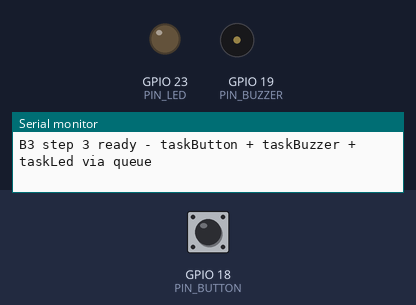
Recording of a program running on a simulated ESP32. On the bench: output pins drawn as LEDs (lit = HIGH), buzzer (waves = sounding), the last lines printed to the serial monitor. Inputs (shaded band) come from the test bench; at power-on: GPIO 18 (PIN_BUTTON) HIGH.

Above: at 1.2 s.
1.3 s: GPIO 18 (PIN_BUTTON) pulled LOW for 0.15 s
At 1.55 s:
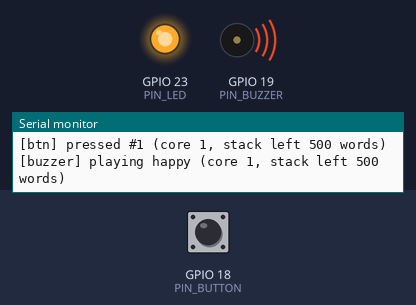
3.2 s: GPIO 18 (PIN_BUTTON) pulled LOW for 1 s
At 4.2 s:
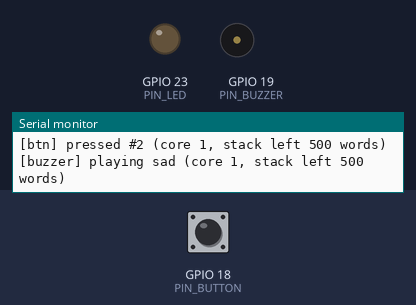
Timing chart, 0 to 6.2 s (numbered marks = the images above; inputs shaded):
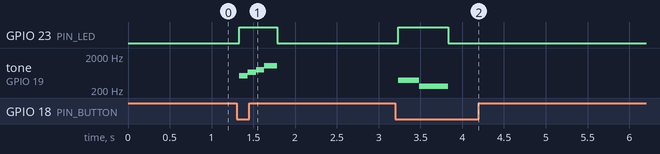

The program:

main.cpp
```cpp
#include <Arduino.h>
#include "pins.h"

const int happyNotes[] = {523, 659, 784, 1047}; // Đô-Mi-Sol-Đô (quãng 8), giai điệu đi lên = "vui"
const int happyDurations[] = {100, 100, 100, 150};
const int sadNotes[] = {392, 262}; // Sol xuống Đô (quãng 8 thấp), đi xuống chậm = "buồn"
const int sadDurations[] = {250, 350};

enum MelodyType { MELODY_HAPPY, MELODY_SAD };

QueueHandle_t buttonEventQueue;
QueueHandle_t melodyQueue;
QueueHandle_t ledQueue;

void IRAM_ATTR buttonISR() {
  BaseType_t xHigherPriorityTaskWoken = pdFALSE;
  uint8_t dummy = 0;
  xQueueSendFromISR(buttonEventQueue, &dummy, &xHigherPriorityTaskWoken);
  portYIELD_FROM_ISR(xHigherPriorityTaskWoken);
}

void taskButton(void *param) {
  uint8_t dummy;
  int stableState = HIGH;
  unsigned long pressCount = 0;
  bool nextIsHappy = true;
  for (;;) {
    xQueueReceive(buttonEventQueue, &dummy, portMAX_DELAY);  // ngủ cho tới khi có ngắt
    vTaskDelay(pdMS_TO_TICKS(30));                           // chờ dội phím lắng xuống
    int raw = digitalRead(PIN_BUTTON);
    if (raw != stableState) {
      stableState = raw;
      if (stableState == LOW) {
        pressCount++;
        Serial.printf("[btn] pressed #%lu (core %d, stack left %u words)\n",
                      pressCount, xPortGetCoreID(), uxTaskGetStackHighWaterMark(NULL));
        MelodyType type = nextIsHappy ? MELODY_HAPPY : MELODY_SAD;
        xQueueSend(melodyQueue, &type, 0);   // báo tin cho taskBuzzer, không chờ
        nextIsHappy = !nextIsHappy;
      }
    }
  }
}

void taskLed(void *param) {
  bool ledOn;
  for (;;) {
    xQueueReceive(ledQueue, &ledOn, portMAX_DELAY);   // ngủ cho tới khi taskBuzzer báo bật/tắt
    digitalWrite(PIN_LED, ledOn ? HIGH : LOW);
  }
}

void taskBuzzer(void *param) {
  MelodyType type;
  for (;;) {
    xQueueReceive(melodyQueue, &type, portMAX_DELAY);   // ngủ cho tới khi có lệnh phát nhạc
    const int *notes = (type == MELODY_HAPPY) ? happyNotes : sadNotes;
    const int *durations = (type == MELODY_HAPPY) ? happyDurations : sadDurations;
    int length = (type == MELODY_HAPPY) ? 4 : 2;
    Serial.printf("[buzzer] playing %s (core %d, stack left %u words)\n",
                  type == MELODY_HAPPY ? "happy" : "sad", xPortGetCoreID(),
                  uxTaskGetStackHighWaterMark(NULL));

    bool ledOn = true;
    xQueueSend(ledQueue, &ledOn, 0);
    for (int i = 0; i < length; i++) {
      tone(PIN_BUZZER, notes[i], durations[i]);
      vTaskDelay(pdMS_TO_TICKS(durations[i]));   // chặn CHỈ task này — task khác (taskButton, loop) vẫn chạy bình thường
    }
    bool ledOff = false;
    xQueueSend(ledQueue, &ledOff, 0);
  }
}

void setup()
{
  Serial.begin(115200);
  pinMode(PIN_BUTTON, INPUT_PULLUP);
  pinMode(PIN_BUZZER, OUTPUT);
  pinMode(PIN_LED, OUTPUT);

  buttonEventQueue = xQueueCreate(10, sizeof(uint8_t));
  melodyQueue = xQueueCreate(4, sizeof(MelodyType));
  ledQueue = xQueueCreate(4, sizeof(bool));
  xTaskCreate(taskButton, "taskButton", 2048, NULL, 1, NULL);
  xTaskCreate(taskBuzzer, "taskBuzzer", 2048, NULL, 1, NULL);
  xTaskCreate(taskLed, "taskLed", 2048, NULL, 1, NULL);
  attachInterrupt(digitalPinToInterrupt(PIN_BUTTON), buttonISR, CHANGE);

  Serial.println("B3 step 3 ready - taskButton + taskBuzzer + taskLed via queue");
}

void loop()
{
  // Để trống — mọi việc đã chuyển sang 3 task riêng (taskButton, taskBuzzer, taskLed).
}
```

pins.h
```cpp
// pins.h — GPIO pin map for Edu-Car.
// Every pin used in the project must be declared here only.
// To change a pin, edit this file only, never the logic code.

#pragma once
// Prevents double inclusion: if multiple .cpp files #include "pins.h",
// the compiler only reads this file once, avoiding "redefinition" errors.

// constexpr = a constant known at compile time.
// Unlike a regular variable: uses no RAM, can't be reassigned (compile error if you try).
// Unlike #define: has a real type (int), so the compiler can catch type errors.

constexpr int PIN_LED_ONBOARD = 2;   // Onboard LED (GPIO 2) — KNOWN FAULTY on this board (confirmed B2, 2026-11-18: identical code works on GPIO23/GPIO4, dead on GPIO2). Do not reuse.
constexpr int PIN_LED         = 23;  // External LED on breadboard, via 220Ω resistor
constexpr int PIN_BUTTON      = 18;  // Push button, wired to GND, uses INPUT_PULLUP
constexpr int PIN_BUTTON_BOOT = 0;   // Onboard BOOT button (GPIO 0)
constexpr int PIN_BUZZER = 19;  // Passive buzzer
```

Measured:
- after the input at 1.3 s, GPIO 23 (PIN_LED): LOW → HIGH at once, → LOW 0.45 s later; tone on GPIO 19 (PIN_BUZZER): plays 523 Hz for 0.10 s, 659 Hz for 0.10 s, 784 Hz for 0.10 s, 1047 Hz for 0.15 s, starting at once
- after the input at 3.2 s, GPIO 23 (PIN_LED): LOW → HIGH at once, → LOW 0.60 s later; tone on GPIO 19 (PIN_BUZZER): silent → 392 Hz at once, → 262 Hz 0.25 s later, → silent 0.35 s later
